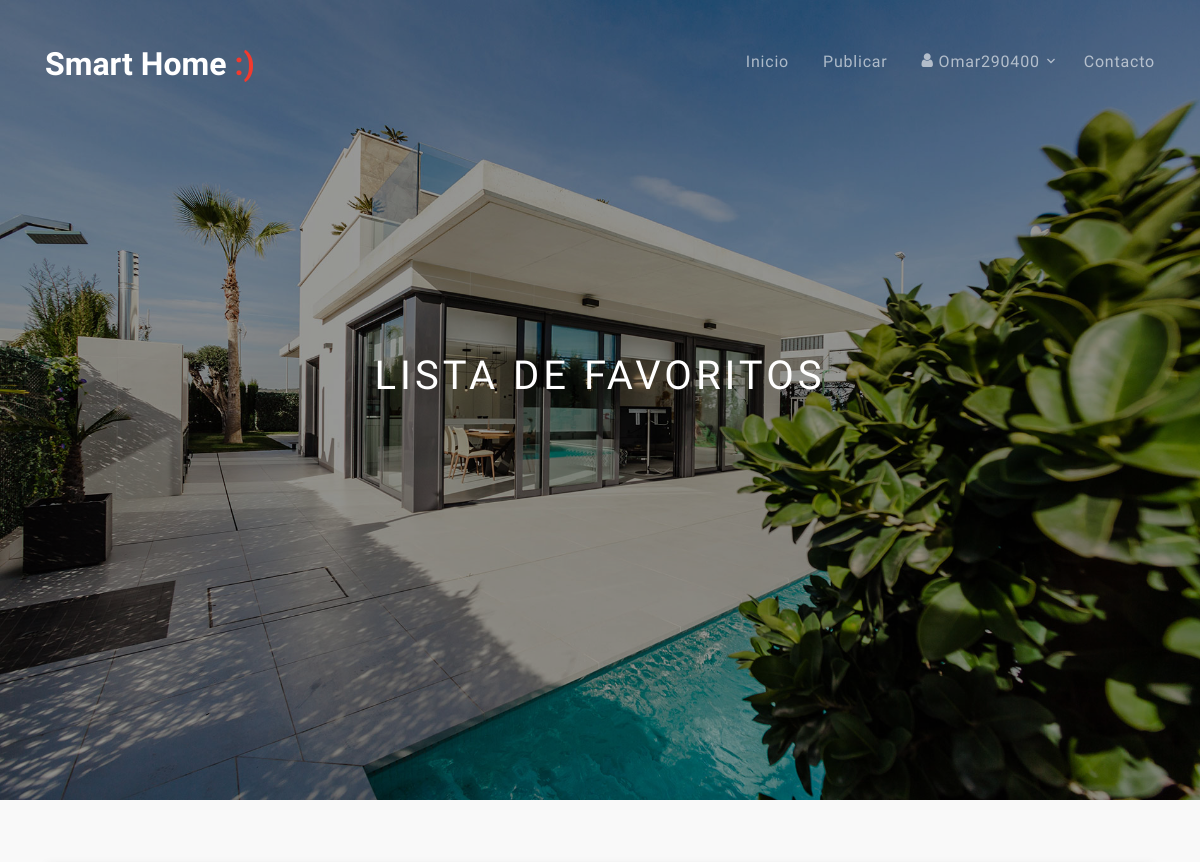
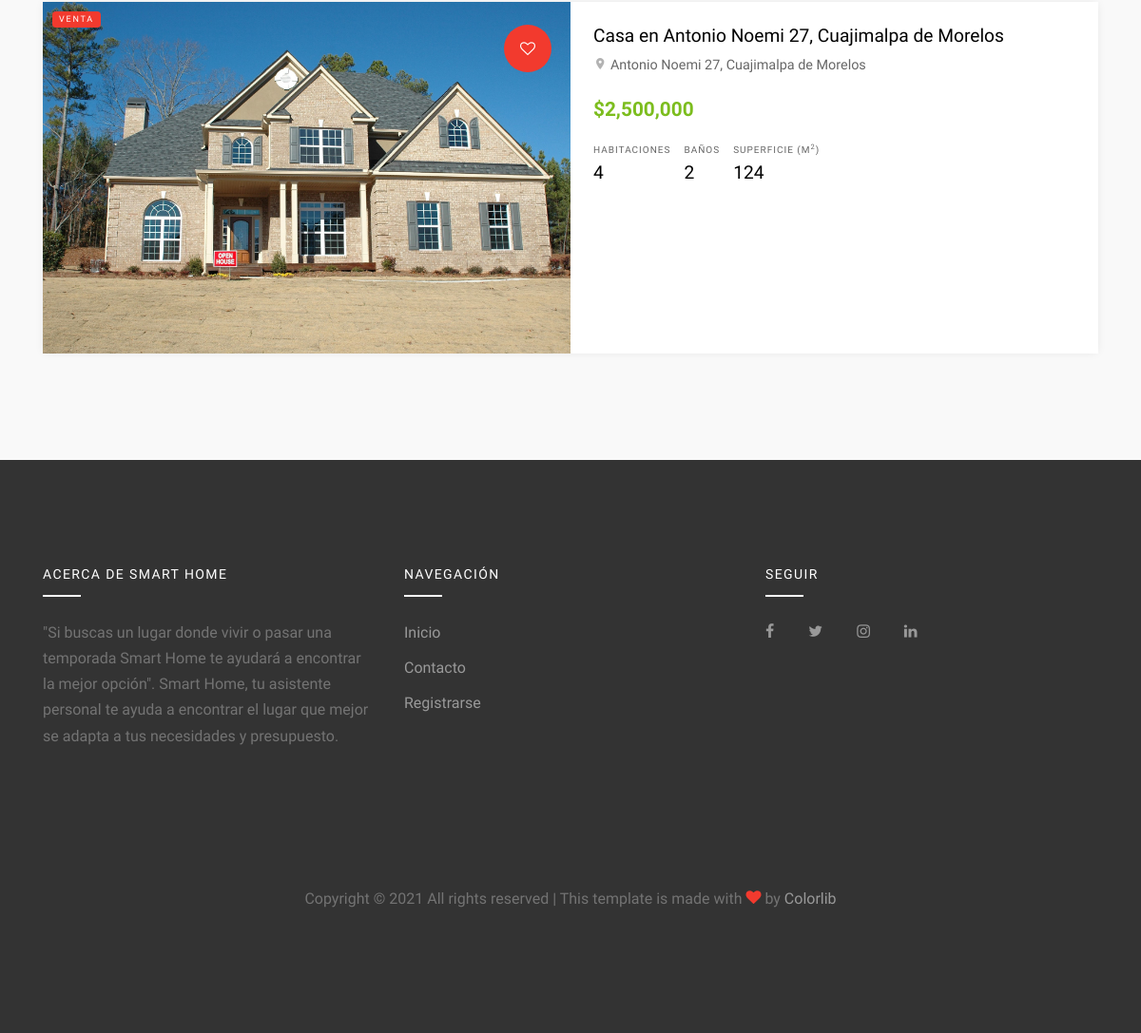
Page /favoritos/ (signed in) on the committed database (2 pictures, top to bottom).
### smarthome/models.py (models this page shows)
class Images(models.Model):
    inmueble = models.ForeignKey(Inmueble, default=None, on_delete=models.CASCADE)
    image = models.ImageField(upload_to = get_image_filename,
                                verbose_name='Image',default='inmuebles_images/no-img.jpg')

class Inmueble(models.Model):
    tipo_inmueble = models.CharField(max_length = 50)
    tipo_oferta = models.CharField(max_length = 20)
    propietario = models.ForeignKey(User, default=None, on_delete=models.CASCADE )
    precio = models.IntegerField()
    direccion = models.CharField(max_length = 200)
    superficie = models.IntegerField()
    habitaciones = models.IntegerField()
    baños = models.IntegerField()
    descripcion = models.TextField(blank = True)
    fecha_publicacion = models.DateTimeField(default = timezone.now)
    disponible = models.BooleanField(default = True)
    favorito = models.ManyToManyField(User, related_name="favourite", blank=True)

### smarthome/views.py (the view)
# urls.py: path('favoritos/', views.list_favorites, name='favorites'),
@login_required
def list_favorites(request):
    inmuebles_fav = Inmueble.objects.filter(favorito=request.user)
    images = Images.objects.all().distinct()
    return render(request, 'smarthome/favorites.html',{'inmuebles_fav':inmuebles_fav, 'images':images})

### smarthome/templates/smarthome/favorites.html (shortened to what this page needs)
{% extends "smarthome/base.html" %}
{% load static %}
{% load humanize %}
{% block title %}Lista de favoritos{% endblock %}
{% block content %}
  {% if inmuebles_fav %}
  <div class="site-section site-section-sm bg-light">
    <div class="container">
      <div class="row mb-4">
        {% for inmueble in inmuebles_fav %}
        {% for inmueble_images in images %}
        {% ifchanged inmueble_images.inmueble_id %}
        {% if inmueble_images.inmueble_id == inmueble.id %}
        <div class="col-md-12 col-lg-12 mb-4">
          <div class="property-entry horizontal d-lg-flex">
            <a href="{% url 'details' pk=inmueble.pk %}" class="property-thumbnail h-100">
              <div class="offer-type-wrap">
                {%if inmueble.tipo_oferta|lower|cut:" " == 'venta'%}
                <span class="offer-type bg-danger">Venta</span>
                {% endif %}
              </div>
              <img src="{{inmueble_images.image.url}}" alt="Image" class="img-fluid">
            </a>
            <div class="p-4 property-body">
              <a class="property-favorite active"><span class="icon-heart-o"></span></a>
              <h2 class="property-title"><a href="{% url 'details' inmueble.id %}">{{inmueble.tipo_inmueble}} en
                  {{inmueble.direccion}}</a></h2>
              <span class="property-location d-block mb-3"><span class="property-icon icon-room"></span>
                {{inmueble.direccion}}</span>
              <strong
                class="property-price text-primary mb-3 d-block text-success">${{inmueble.precio|intcomma}}</strong>
              <ul class="property-specs-wrap mb-3 mb-lg-0">
                <li>
                  <span class="property-specs">Habitaciones</span>
                  <span class="property-specs-number">{{inmueble.habitaciones}}</span>
                </li>
                <li>
                  <span class="property-specs">Baños</span>
                  <span class="property-specs-number">{{inmueble.baños}}</span>
                </li>
                <li>
                  <span class="property-specs">Superficie (M<sup>2</sup>)</span>
                  <span class="property-specs-number">{{inmueble.superficie}}</span>
                </li>
              </ul>
            </div>
          </div>
        </div>
        {% endif %}
        {% endifchanged %}
        {% endfor %}
        {% endfor %}
      </div>
    </div>
  </div>
  {% endif %}
{% endblock %}

### smarthome/templates/smarthome/base.html (shortened to what this page needs)
{% load static %}
{% load humanize %}
<!DOCTYPE html>
<html lang="en">
<head>
  <link rel="stylesheet" href="{% static 'fonts/icomoon/style.css' %}">
  <link rel="stylesheet" href="{% static 'css/bootstrap.min.css' %}">
  <link rel="stylesheet" href="{% static 'css/magnific-popup.css' %}">
  <link rel="stylesheet" href="{% static 'css/jquery-ui.css' %}">
  <link rel="stylesheet" href="{% static 'css/owl.carousel.min.css' %}">
  <link rel="stylesheet" href="{% static 'css/owl.theme.default.min.css' %}">
  <link rel="stylesheet" href="{% static 'css/bootstrap-datepicker.css' %}">
  <link rel="stylesheet" href="{% static 'css/mediaelementplayer.css' %}">
  <link rel="stylesheet" href="{% static 'css/animate.css' %}">
  <link rel="stylesheet" href="{% static 'fonts/flaticon/font/flaticon.css' %}">
  <link rel="stylesheet" href="{% static 'css/fl-bigmug-line.css' %}">
  <link rel="stylesheet" href="{% static 'css/aos.css' %}">
  <link rel="stylesheet" href="{% static 'css/style.css' %}">
</head>
<body>
  {% block header %}
  <div class="site-wrap">
    <div class="site-navbar mt-4">
      <div class="container py-1">
        <div class="row align-items-center">
          <div class="col-8 col-md-8 col-lg-4">
            <h1 class="mb-0"><a href="{% url 'index' %}" class="text-white h2 mb-0"><strong>Smart Home<span
                    class="text-danger"> :)</span></strong></a></h1>
          </div>
          <div class="col-4 col-md-4 col-lg-8">
            <nav class="site-navigation text-right text-md-right" role="navigation">
              <ul class="site-menu js-clone-nav d-none d-lg-block">
                <li>
                  <a href="{% url 'index' %}">Inicio</a>
                </li>
                <li>
                  <a href="{% url 'new_publication' %}" class="top-menu">Publicar</a>
                </li>
                {% if user.is_authenticated %}
                    <li class="has-children">
                        <a><span class="icon-user"></span> {{ user.get_username }}</a>
                    </li>
                {% else %}
                    <li><a href="{% url 'register' %}">Registrarse</a></li>
                    <li><a href="{% url 'login'%}?next={{request.path}}"><span class="icon-sign-in"></span>
                        Iniciar sesión</a></li>
                {% endif %}
                <li><a href="{% url 'contact' %}">Contacto</a></li>
              </ul>
            </nav>
          </div>
        </div>
      </div>
    </div>
  </div>
  <div class="slide-one-item home-slider owl-carousel">
    <div class="site-blocks-cover overlay" style="background-image: url('/static/images/hero_bg_1.jpg');"
      data-aos="fade" data-stellar-background-ratio="0.5">
      <div class="container">
        <div class="row align-items-center justify-content-center text-center">
          <div class="col-md-10">
            <h1 class="mb-2">{% block title %}{% endblock %}</h1>
          </div>
        </div>
      </div>
    </div>
  </div>
  {% endblock %}
  {% block content %}
  {% endblock %}
  {% block footer %}
  <footer class="site-footer">
    <div class="container">
      <div class="row">
        <div class="col-lg-4">
          <div class="mb-5">
            <h3 class="footer-heading mb-4">Acerca de Smart Home</h3>
            <p>"Si buscas un lugar donde vivir o pasar una temporada Smart Home te ayudará a encontrar la
              mejor opción".
              Smart Home, tu asistente personal te ayuda a encontrar el lugar que mejor se adapta a tus
              necesidades y presupuesto.
            </p>
          </div>
        </div>
        <div class="col-lg-4 mb-5 mb-lg-0">
          <div class="row mb-5">
            <div class="col-md-12">
              <h3 class="footer-heading mb-4">Navegación</h3>
            </div>
            <div class="col-md-6 col-lg-6">
              <ul class="list-unstyled">
                <li><a href="{% url 'index' %}">Inicio</a></li>
                <li><a href="{% url 'contact' %}">Contacto</a></li>
                <li><a href="{% url 'register' %}">Registrarse</a></li>
              </ul>
            </div>
            <div class="col-md-6 col-lg-6">
            </div>
          </div>
        </div>
        <div class="col-lg-4 mb-5 mb-lg-0">
          <h3 class="footer-heading mb-4">Seguir</h3>
          <div>
            <a href="#" class="pl-0 pr-3"><span class="icon-facebook"></span></a>
            <a href="#" class="pl-3 pr-3"><span class="icon-twitter"></span></a>
            <a href="#" class="pl-3 pr-3"><span class="icon-instagram"></span></a>
            <a href="#" class="pl-3 pr-3"><span class="icon-linkedin"></span></a>
          </div>
        </div>
      </div>
      <div class="row pt-5 mt-5 text-center">
        <div class="col-md-12">
          <p>
            Copyright &copy;
            <script>document.write(new Date().getFullYear());</script> All rights reserved | This template
            is made with <i class="icon-heart text-danger" aria-hidden="true"></i> by <a href="https://colorlib.com"
              target="_blank">Colorlib</a>
          </p>
        </div>
      </div>
    </div>
  </footer>
  {% endblock %}
</body>
</html>

### rows in the picture
Inmueble: tipo_inmueble "Casa", direccion "Antonio Noemi 27, Cuajimalpa de Morelos", precio "2,500,000", habitaciones "4", baños "2", superficie "124"
Images: image (picture)

### other values in the picture
{{ user.get_username }} "Omar290400"
